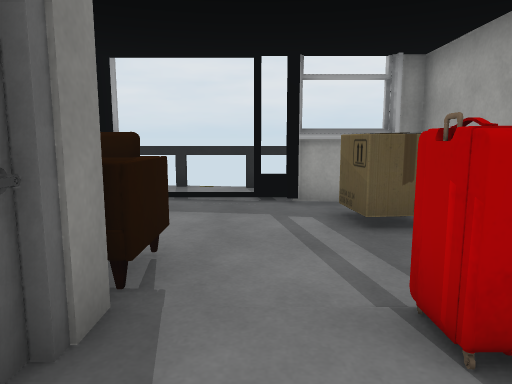
View 1 (above)

12 first-person views from a walk through a scene from a Unity 3-D project. The camera is 1.2 m above the floor, tilts 8° down and sees 70° across. Doors are open. The floor is counted in squares, 1 m on a side. Each view is taken from the middle of a square. On the plan, view 1 faces up. The plan holds only what a view shows up to about 15 squares ahead; the rest is blank. Some surface patterns are stand-ins.

View 2
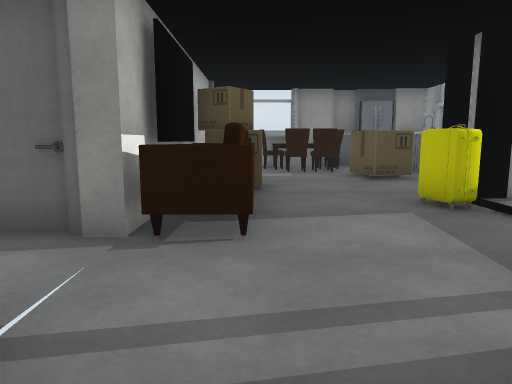

View 3
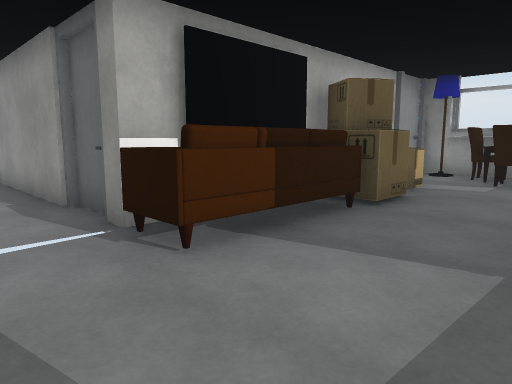

View 4
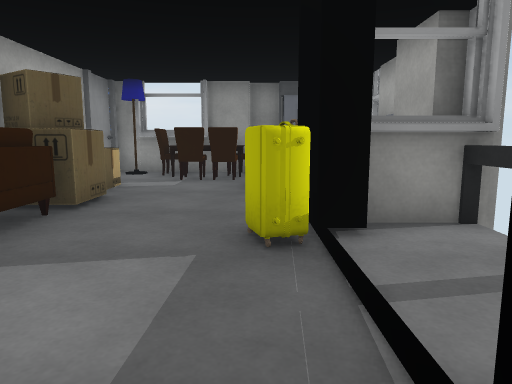

View 5
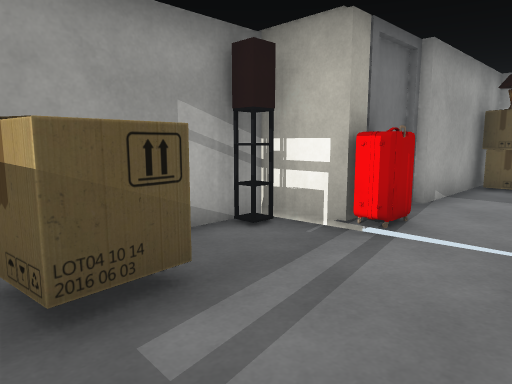

View 6
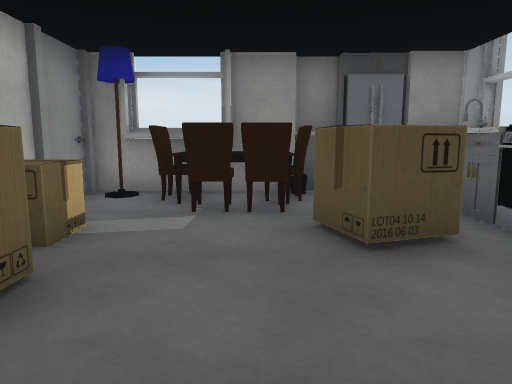

View 7
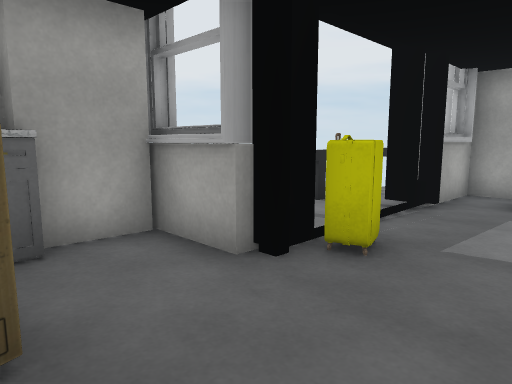

View 8
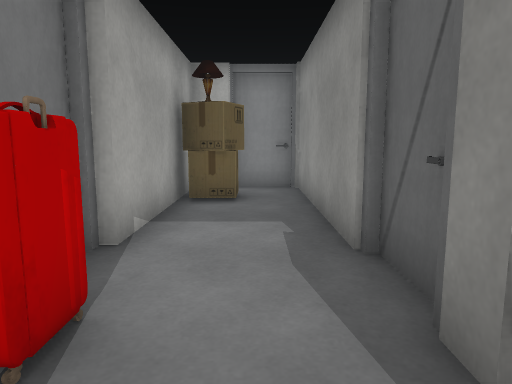

View 9
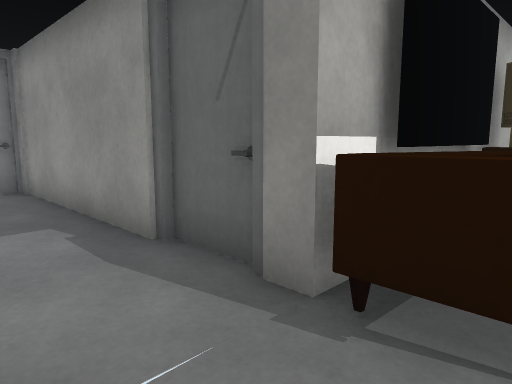

View 10
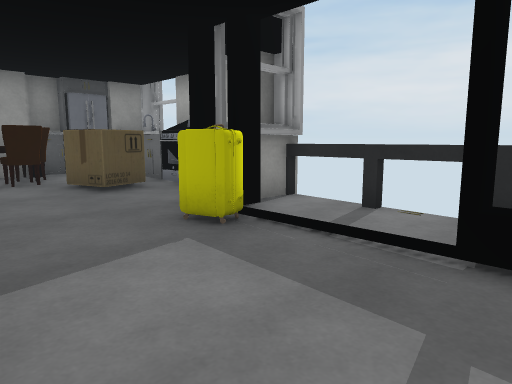

View 11
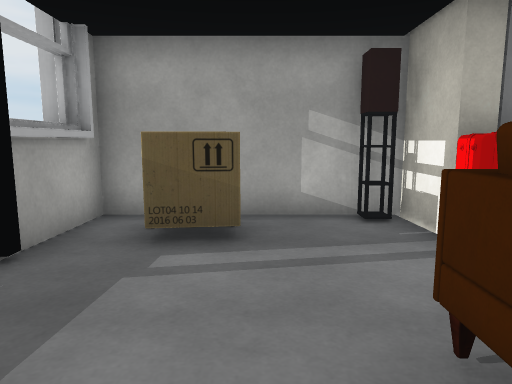

View 12
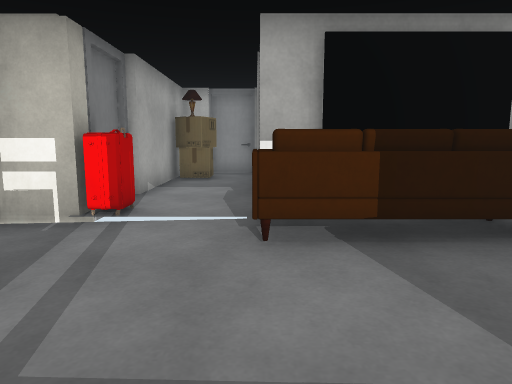

### Floor plan
Points are (right, up) in squares from view 1. A wall is a line through its corners. A room is listed if a view was taken in it or the views show most of it. See-through windows are left out.
Room 1 (views 1, 2, 3, 4, 5, 6, 7, 8, 9, 10, 11, 12)
walls: (-3.6, 7.9) (-4.4, 7.9) (-4.4, 9.6); (-1.2, 1.9) (-1.2, 0.4); (-4.2, 8.4) (-4.2, 10.1); (0, 7.6) (0, 8.4); (-6.2, 2.5) (-1, 2.5) (-1, 1.5); (-4.5, 9.6) (-6.1, 9.6); (-1, 0.5) (-1, -5.1) (0.6, -5.1); (-6, 9.1) (-6, 10) (-8.4, 10); (1.7, 1.6) (1.7, 2.5) (3.5, 2.5) (3.5, 7.7) (0.7, 7.7); (0.9, 9.8) (-1.6, 9.8); (2.8, 2.8) (2.8, 3.2) (3.2, 3.2); (2.9, 7.9) (0.7, 7.9) (0.7, 8); (-8.4, 9.2) (-9.1, 9.2); (1.7, 0) (1.7, 1.5); (-10.4, 5.5) (-10.4, 3.3); (-10.6, 6.9) (-10.6, 2.5) (-8, 2.5); (-10.6, 7.5) (-10.6, 7); (-11.1, 7.5) (-11.1, 6.8); (-10.6, 10.5) (-10.6, 9); (1.5, -4.2) (1.5, 0.1)
ways out: open door at (-2.5, 8); open door at (-0.2, 9)
objects: other object (-11, 8); other object (-10, 3); other object (-10, 4); other object (-10, 5) to (-9, 7); other object (-10, 7); other object (-10, 8); other object (-9, 5); other object (-9, 6); other object (-8, 3) to (-7, 4); other object (-8, 7) to (-7, 8); other object (-8, 9) to (-7, 10); other object (-6, 3) to (-5, 4); other object (-4, 3) to (-2, 3); other object (-4, 3) to (-1, 4); other object (-3, 7); other object (0, -4); other object (1, -4) to (1, -3); other object (1, 2); other object (2, 5) to (3, 6)

Positions as (right, up) in squares from view 1, and headings:
1: (0, 0), facing up
2: (3, 4), facing left
3: (1, 7), facing down-left
4: (1, 7), facing left
5: (-1, 7), facing down-right
6: (-3, 6), facing left
7: (-7, 5), facing up-right
8: (0, 4), facing down
9: (1, 4), facing down-left
10: (1, 4), facing up-left
11: (-3, 5), facing right
12: (-1, 8), facing down
